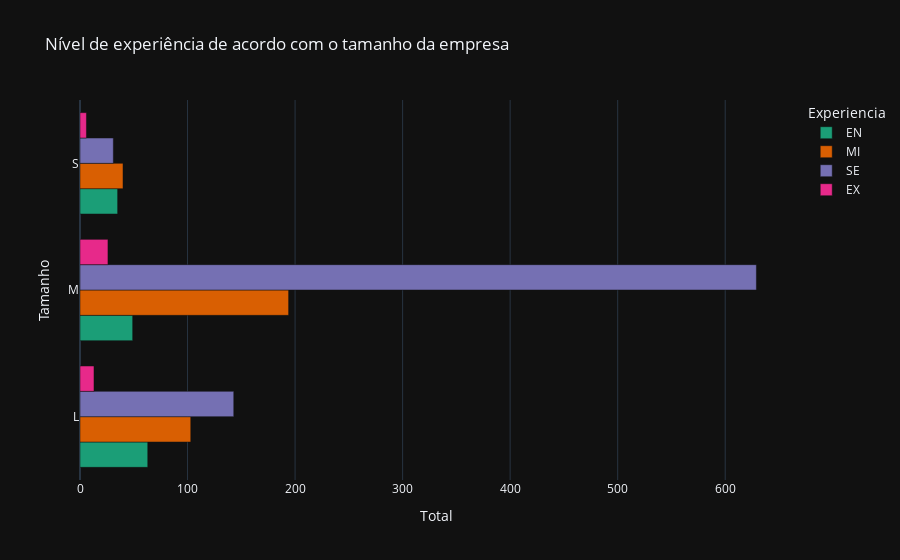

The notebook cell this image was saved under:
### Markdown cell above
Objetivo - A finalidade deste gráfico é apresentar o nível de experiência dos empregados: Júnior(EN), Intermediário(MI), Sênior(SE) e Executivo/Diretor(EX); de acordo com o tamanho da empresa: Grande(L), Média(M) e Pequena(S).

### Code cell
lista_experiencia = df.experience_level.values.tolist()

lista_tamanho = df.company_size.values.tolist()

def contar(experiencia, tamanho, lista_experiencia, lista_tamanho):
    soma = 0
    for i in range(len(lista_tamanho)):
        if((lista_tamanho[i] == tamanho) and (lista_experiencia[i] == experiencia)):
            soma += 1
    return soma

experiencias = ['EN', 'MI', 'SE', 'EX']
tamanhos = ['L', 'M', 'S']
dt = pd.DataFrame(columns=['Experiencia', 'Tamanho', 'Total'])

for tamanho in tamanhos:
    for experiencia in experiencias:
        valor = contar(experiencia, tamanho, lista_experiencia, lista_tamanho)
        dt = pd.concat([dt, pd.DataFrame({'Experiencia': [experiencia], 'Tamanho': [tamanho], 
        'Total': [valor]})], ignore_index=True)




px.bar(dt, x='Total', y='Tamanho', color ='Experiencia', barmode ='group' ,orientation='h', 
title = "Nível de experiência de acordo com o tamanho da empresa",
color_discrete_sequence=  px.colors.qualitative.Dark2 , template= 'plotly_dark',)

### Figure 1 — Plotly figure (JSON) as saved in the notebook; plotly's stock layout.template omitted (floating-point values rounded to 4 significant figures)
{"data": [{"alignmentgroup": "True", "hovertemplate": "Experiencia=EN<br>Total=%{x}<br>Tamanho=%{y}<extra></extra>", "legendgroup": "EN", "marker": {"color": "rgb(27,158,119)", "pattern": {"shape": ""}}, "name": "EN", "offsetgroup": "EN", "orientation": "h", "showlegend": true, "textposition": "auto", "type": "bar", "x": [63, 49, 35], "xaxis": "x", "y": ["L", "M", "S"], "yaxis": "y"}, {"alignmentgroup": "True", "hovertemplate": "Experiencia=MI<br>Total=%{x}<br>Tamanho=%{y}<extra></extra>", "legendgroup": "MI", "marker": {"color": "rgb(217,95,2)", "pattern": {"shape": ""}}, "name": "MI", "offsetgroup": "MI", "orientation": "h", "showlegend": true, "textposition": "auto", "type": "bar", "x": [103, 194, 40], "xaxis": "x", "y": ["L", "M", "S"], "yaxis": "y"}, {"alignmentgroup": "True", "hovertemplate": "Experiencia=SE<br>Total=%{x}<br>Tamanho=%{y}<extra></extra>", "legendgroup": "SE", "marker": {"color": "rgb(117,112,179)", "pattern": {"shape": ""}}, "name": "SE", "offsetgroup": "SE", "orientation": "h", "showlegend": true, "textposition": "auto", "type": "bar", "x": [143, 629, 31], "xaxis": "x", "y": ["L", "M", "S"], "yaxis": "y"}, {"alignmentgroup": "True", "hovertemplate": "Experiencia=EX<br>Total=%{x}<br>Tamanho=%{y}<extra></extra>", "legendgroup": "EX", "marker": {"color": "rgb(231,41,138)", "pattern": {"shape": ""}}, "name": "EX", "offsetgroup": "EX", "orientation": "h", "showlegend": true, "textposition": "auto", "type": "bar", "x": [13, 26, 6], "xaxis": "x", "y": ["L", "M", "S"], "yaxis": "y"}], "layout": {"barmode": "group", "legend": {"title": {"text": "Experiencia"}, "tracegroupgap": 0}, "title": {"text": "Nível de experiência de acordo com o tamanho da empresa"}, "xaxis": {"anchor": "y", "domain": [0, 1], "title": {"text": "Total"}}, "yaxis": {"anchor": "x", "domain": [0, 1], "title": {"text": "Tamanho"}}}}
